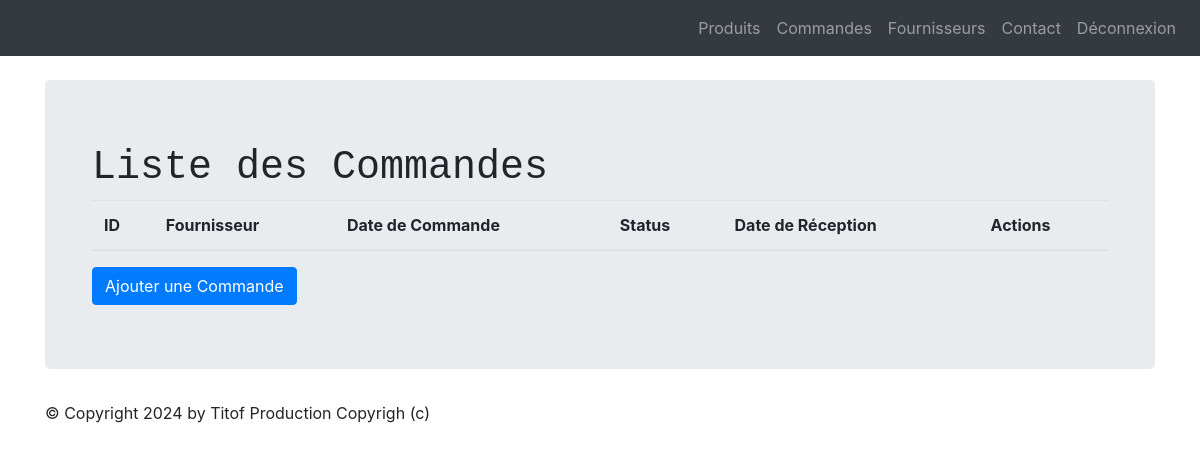
The app's page /LesProduits/commandes/ (signed in), older data.
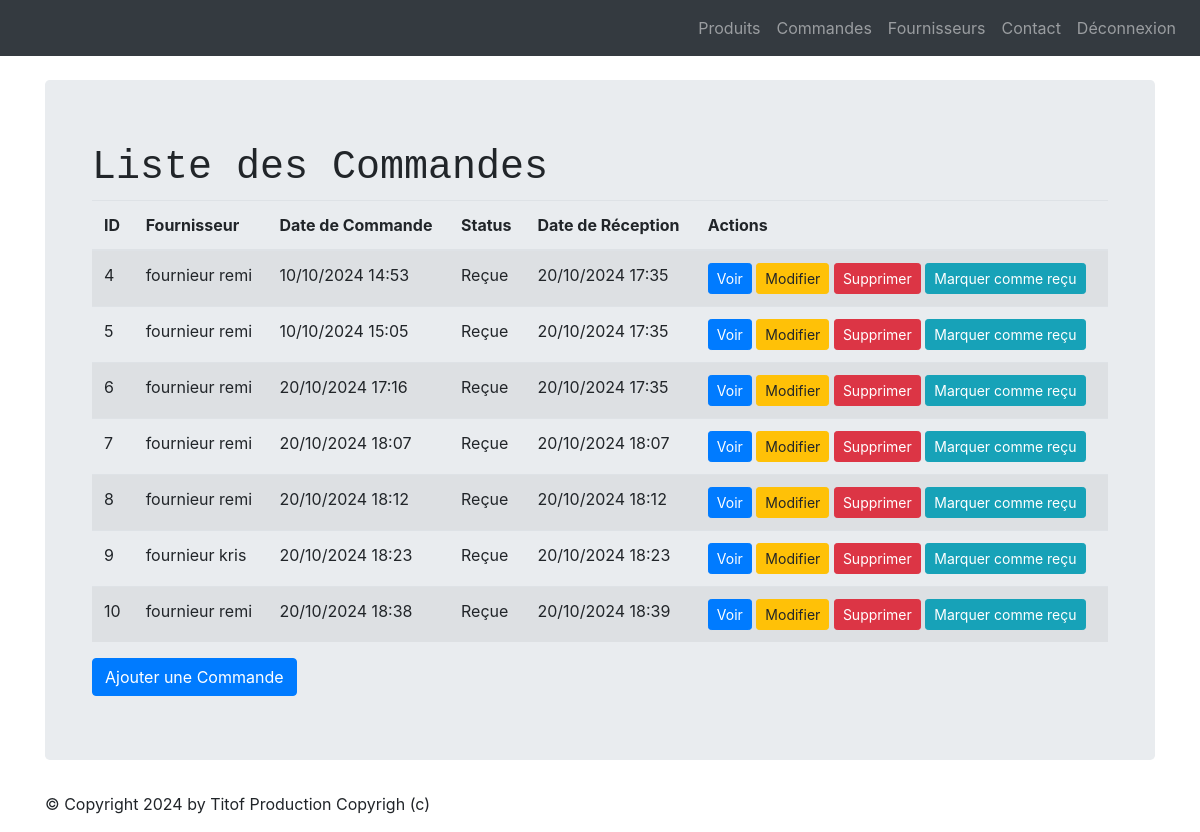
The same page, newer data.
### LesProduits/models.py (models this page shows, shortened)
class Commande(models.Model):
    fournisseur = models.ForeignKey(Fournisseur, on_delete=models.CASCADE)
    date_commande = models.DateTimeField(default=timezone.now)
    status = models.SmallIntegerField(choices=COMMANDE_STATUS, default=0)
    date_reception = models.DateTimeField(null=True, blank=True)

class Fournisseur(models.Model):
    nom = models.CharField(max_length=100)
    adresse = models.CharField(max_length=255, null=True, blank=True)
    email = models.EmailField(null=True, blank=True)
    telephone = models.CharField(max_length=15, null=True, blank=True)

### LesProduits/views.py (the view, shortened to what this page needs)
# urls.py: path('commandes/', views.CommandeListView.as_view(), name='commande-list'),
class CommandeListView(LoginRequiredMixin, ListView):
    model = Commande
    template_name = "list_commandes.html"
    context_object_name = "commandes"
    login_url = '/login/'
    def get_queryset(self):
        return Commande.objects.select_related('fournisseur')
    def get_context_data(self, **kwargs):
        context = super(CommandeListView, self).get_context_data(**kwargs)
        context['titremenu'] = "Liste des commandes"
        return context

### LesProduits/templates/list_commandes.html (shortened to what this page needs)
{% extends 'base.html' %}
{% block contenu %}
<div class="container">
    <h1>Liste des Commandes</h1>
    <table class="table table-striped">
        <thead>
            <tr>
                <th>ID</th>
                <th>Fournisseur</th>
                <th>Date de Commande</th>
                <th>Status</th>
                <th>Date de Réception</th>
                <th>Actions</th>
            </tr>
        </thead>
        <tbody>
            {% for commande in commandes %}
            <tr>
                <td>{{ commande.id }}</td>
                <td>{{ commande.fournisseur.nom }}</td>
                <td>{{ commande.date_commande|date:"d/m/Y H:i" }}</td>
                <td>{{ commande.get_status_display }}</td>
                <td>
                    {% if commande.date_reception %}
                        {{ commande.date_reception|date:"d/m/Y H:i" }}
                    {% else %}
                        N/A
                    {% endif %}
                </td>
                <td>
                    <a href="{% url 'commande-detail' commande.id %}" class="btn btn-sm btn-primary">Voir</a>
                    <a href="{% url 'commande-update' commande.id %}" class="btn btn-sm btn-warning">Modifier</a>
                    <a href="{% url 'commande-delete' commande.id %}" class="btn btn-sm btn-danger">Supprimer</a>
                    {% if commande.status != 'Reçue' %}
                        <form action="" method="post" style="display:inline;">
                            <button type="submit" name="mark_received" class="btn btn-sm btn-info">Marquer comme reçu</button>
                        </form>
                    {% endif %}
                </td>
            </tr>
            {% endfor %}
        </tbody>
    </table>
    <a href="{% url 'commande-create' %}" class="btn btn-primary">Ajouter une Commande</a>
</div>
{% endblock %}

### LesProduits/templates/base.html (shortened to what this page needs)
<!doctype html>
{% load static %}
<html lang="fr">
    <head>
        {% block styles %}
            <link rel="stylesheet" href="{% static 'styles.css' %}" />
            <link rel="stylesheet" href="{% static 'node_modules/bootstrap/dist/css/bootstrap.min.css' %}">
        {% endblock %}
    </head>
    <body>
        <nav class="navbar navbar-expand-md navbar-dark bg-dark mb-4">
            <div class="collapse navbar-collapse" id="navbarNav">
                <ul class="navbar-nav ml-auto">
                    {% if user.is_authenticated %}
                        <li class="nav-item">
                            <a class="nav-link" href="{% url 'product-list' %}">Produits</a>
                        </li>
                        <li class="nav-item">
                            <a class="nav-link" href="{% url 'commande-list' %}">Commandes</a>
                        </li>
                        <li class="nav-item">
                            <a class="nav-link" href="{% url 'fournisseur-list' %}">Fournisseurs</a>
                        </li>
                            <a class="nav-link" href="{% url 'contact' %}">Contact</a>
                        <li class="nav-item">
                            <a class="nav-link" href="{% url 'logout' %}">Déconnexion</a>
                        </li>
                    {%endif%}
                </ul>
            </div>
        </nav>
                <main role="main" class="container top-pushed">
                <div class="jumbotron">
            {% block contenu %}
        {% endblock %}
        </div>
        </main >
        <footer class="footer">
            <div class="container">
                <p>&copy; Copyright {% now "Y" %} by Titof Production Copyrigh (c)</p>
            </div>
        </footer>
        </body>
</html>

### LesProduits/static/css/styles.css (style rules this page uses)
h1 { font-family: 'Courier New', Courier, monospace; }
a { color:white; }

Row changes from the older to the newer data that the page shows:
added Commande: id "4", fournisseur.nom "fournieur remi", date_commande "10/10/2024 14:53", status "Reçue", date_reception "20/10/2024 17:35"
added Commande: id "5", fournisseur.nom "fournieur remi", date_commande "10/10/2024 15:05", status "Reçue", date_reception "20/10/2024 17:35"
added Commande: id "6", fournisseur.nom "fournieur remi", date_commande "20/10/2024 17:16", status "Reçue", date_reception "20/10/2024 17:35"
added Commande: id "7", fournisseur.nom "fournieur remi", date_commande "20/10/2024 18:07", status "Reçue", date_reception "20/10/2024 18:07"
added Commande: id "8", fournisseur.nom "fournieur remi", date_commande "20/10/2024 18:12", status "Reçue", date_reception "20/10/2024 18:12"
added Commande: id "9", fournisseur.nom "fournieur kris", date_commande "20/10/2024 18:23", status "Reçue", date_reception "20/10/2024 18:23"
added Commande: id "10", fournisseur.nom "fournieur remi", date_commande "20/10/2024 18:38", status "Reçue", date_reception "20/10/2024 18:39"
